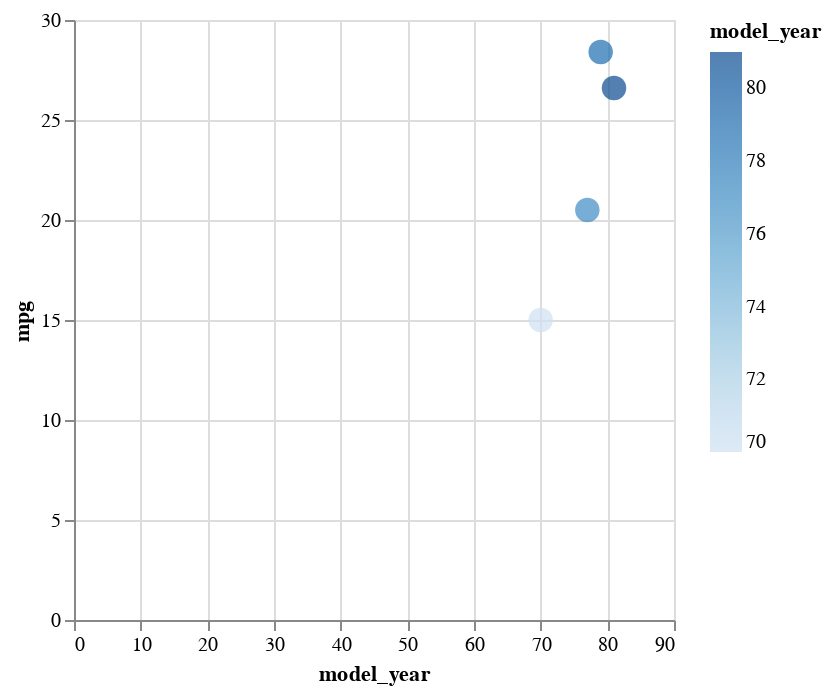

Notebook source saved alongside this figure:
### Markdown cell above
Let's start by making the circles bigger.

### Code cell
alt.Chart(df_sub).mark_circle(size=150).encode(
    x="model_year",
    y="mpg",
    color="model_year"
)

### Figure 1 — Vega-Lite specification as saved in the notebook (floating-point values rounded to 4 significant figures)
{"config": {"view": {"continuousWidth": 300, "continuousHeight": 300}}, "data": {"name": "data-7ffbcbecac7f7ca6a3511d1629ed0214"}, "mark": {"type": "circle", "size": 150}, "encoding": {"color": {"field": "model_year", "type": "quantitative"}, "x": {"field": "model_year", "type": "quantitative"}, "y": {"field": "mpg", "type": "quantitative"}}, "$schema": "https://vega.github.io/schema/vega-lite/v5.6.1.json", "datasets": {"data-7ffbcbecac7f7ca6a3511d1629ed0214": [{"mpg": 15.0, "cylinders": 8, "displacement": 350.0, "horsepower": 165.0, "weight": 3693, "acceleration": 11.5, "model_year": 70, "origin": "usa", "name": "buick skylark 320"}, {"mpg": 20.5, "cylinders": 6, "displacement": 231.0, "horsepower": 105.0, "weight": 3425, "acceleration": 16.9, "model_year": 77, "origin": "usa", "name": "buick skylark"}, {"mpg": 28.4, "cylinders": 4, "displacement": 151.0, "horsepower": 90.0, "weight": 2670, "acceleration": 16.0, "model_year": 79, "origin": "usa", "name": "buick skylark limited"}, {"mpg": 26.6, "cylinders": 4, "displacement": 151.0, "horsepower": 84.0, "weight": 2635, "acceleration": 16.4, "model_year": 81, "origin": "usa", "name": "buick skylark"}]}}
